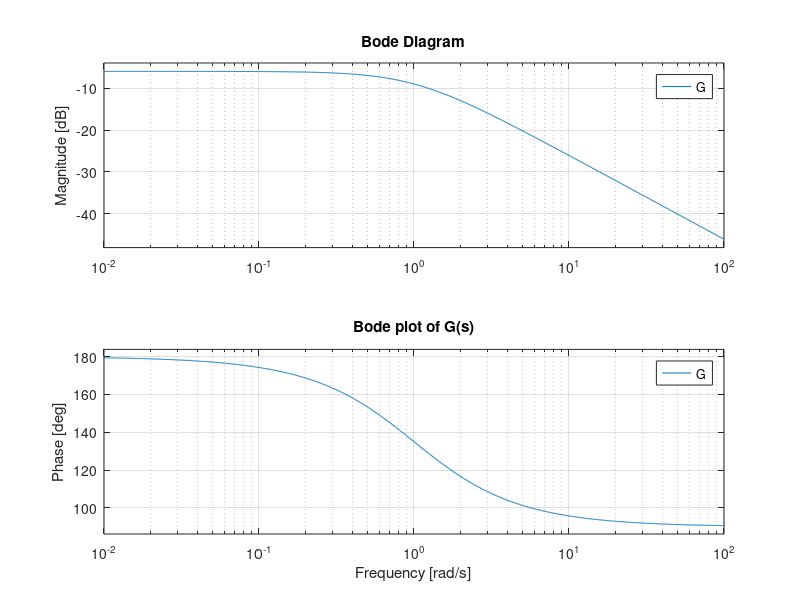

This chart was generated by the following MATLAB code: (Note: this script raises an error after producing the figure.)
clear all; 
close all; 

%Navdeep Sidhu 20577393
%Ardalan Abolfazli 20571471
%Haiqiao Chen 20569361

s = tf('s');

G = -0.5/(s+1); % G(s)is proper, stable, and has a magnitude < 1

figure
bode(G);
title('Bode plot of G(s)');

admis1 = 0.5; % constant admissible function

admis2 = 0.5/(s+1); % low pass filter admissible function

T_delay = 1;
admis3 = 0.5*exp(-s*T_delay); % time delay admissible function

fb_admis1 = feedback(G, admis1);
figure
subplot(2,2,1); % Creating a 2x2 grid for multiple plots, and plotting bode in the 1st index
bode(G*admis1); % Note: when doing the bode and nyquist plots, use G(s) * delta(s)
title('G*admis1 bode plot');
subplot(2,2,[2 4]); % Plotting nyquist in the 2nd and 4th index of the subplot grid
nyquist1(G*admis1); % Note: use nyquist1 to plot rational transfer functions
title('G*admis1 nyquist plot');
subplot(2,2,3); % Plotting the step response in the 3rd index of the subplot grid
step(fb_admis1);
title('Step response with admis1');

fb_admis2 = feedback(G, admis2);
figure
subplot(2,2,1);
bode(G*admis2);
title('G*admis2 bode plot');
subplot(2,2,[2 4]);
nyquist1(G*admis2);
title('G*admis2 nyquist plot');
subplot(2,2,3);
step(fb_admis2);
title('Step response with admis2');

fb_admis3 = feedback(G, admis3);
figure
subplot(2,2,1);
bode(G*admis3);
title('G*admis3 bode plot');
subplot(2,2,[2 4]);
nyquist(G*admis3); % Note: use nyquist to plot non-rational tranfer functions since e^-sT is not rational
title('G*admis3 nyquist plot');
subplot(2,2,3);
step(fb_admis3);
title('Step response with admis3');



